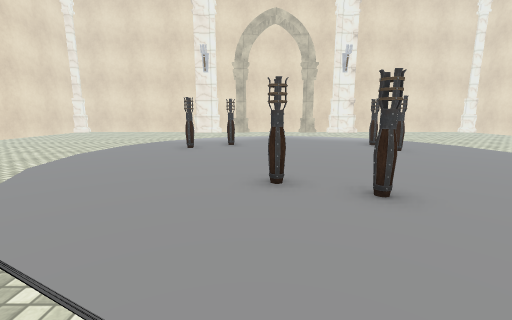
[1] (above)

20 first-person views from a walk through a Unity game level. The camera is 1.4 m above the floor, tilts 10° down and sees 90° across. The floor is counted in squares, 1 m on a side. Each view is taken from the middle of a square. On the plan, view 1 faces up. The plan holds only what a view shows up to about 13 squares ahead; the rest is blank. The place goes on beyond the plan. The player character is not drawn. Some surface patterns are stand-ins.

[2]
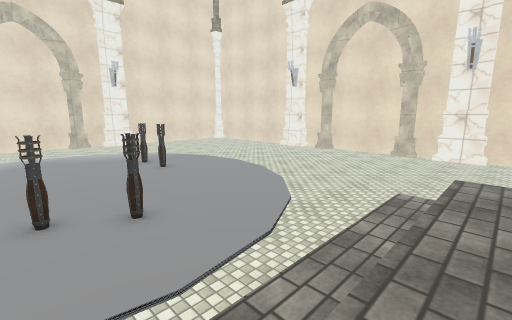

[3]
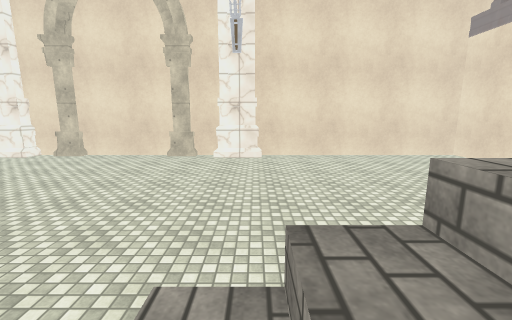

[4]
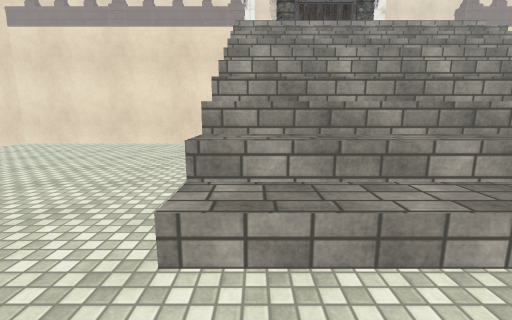

[5]
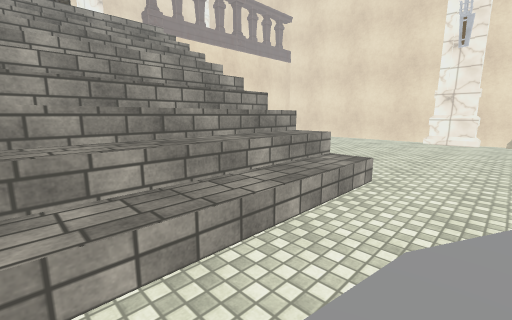

[6]
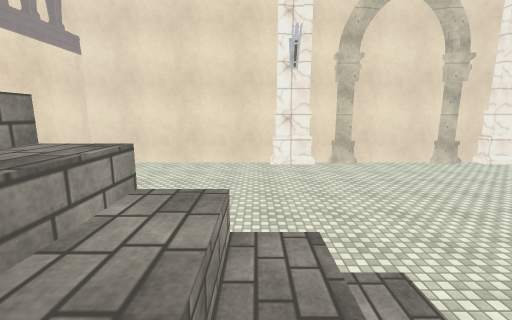

[7]
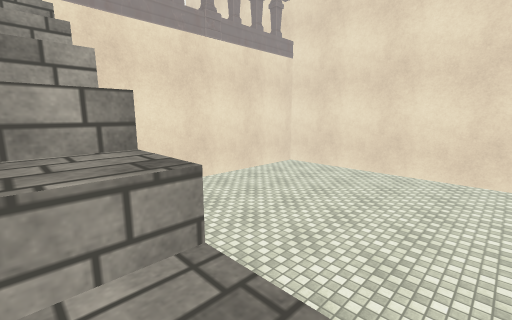

[8]
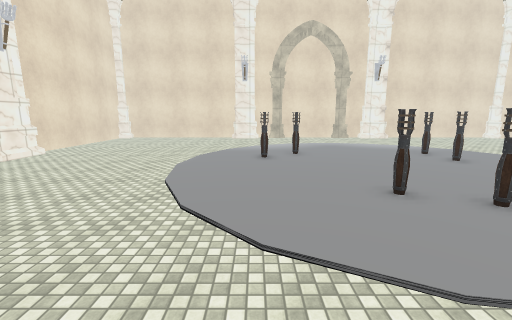

[9]
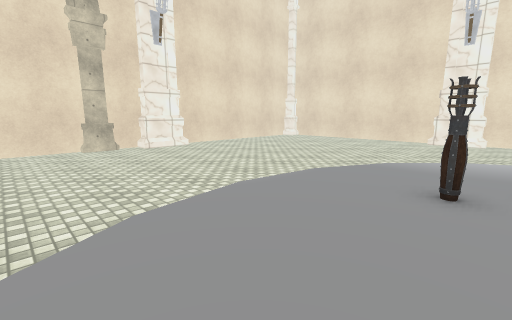

[10]
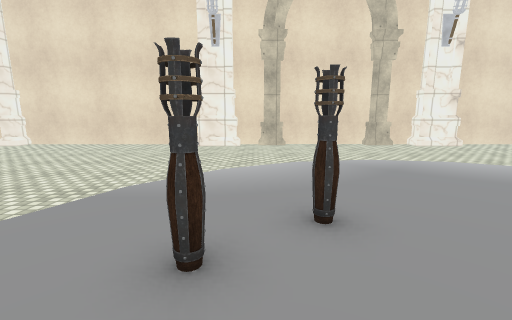

[11]
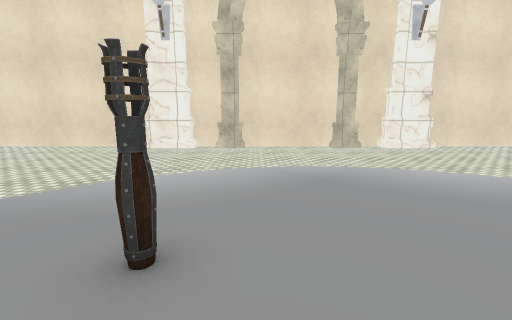

[12]
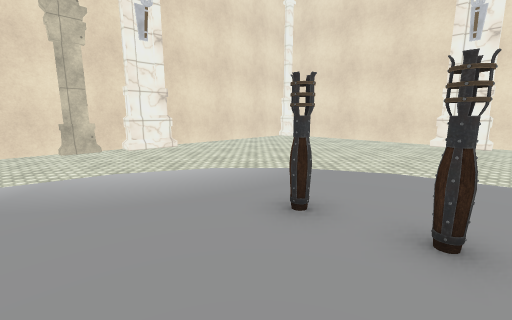

[13]
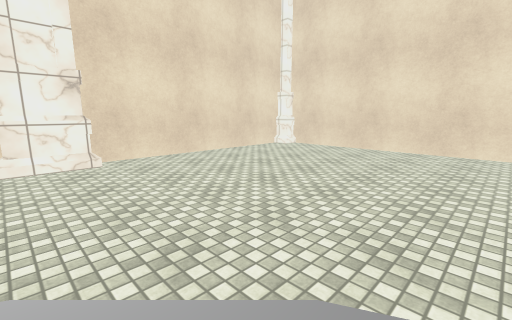

[14]
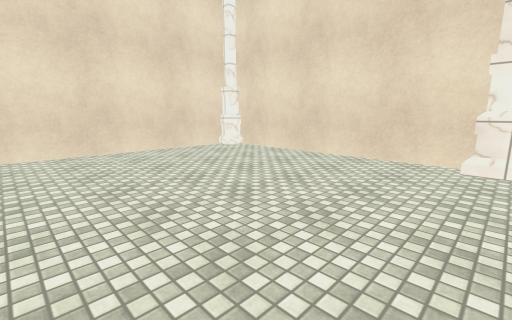

[15]
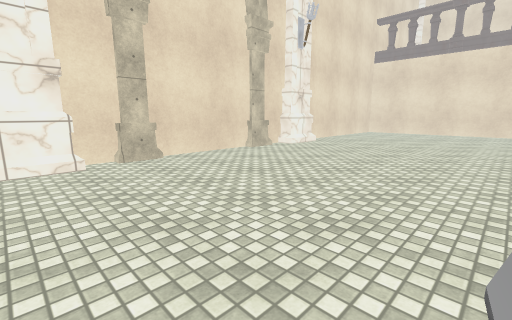

[16]
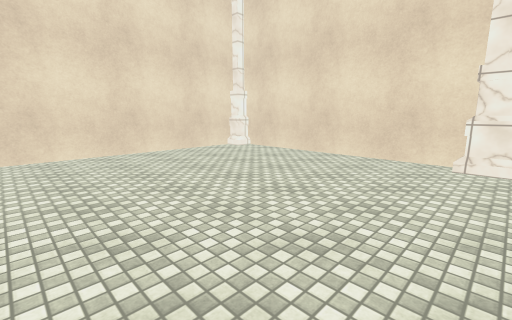

[17]
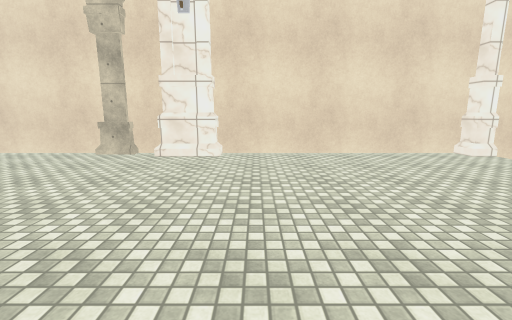

[18]
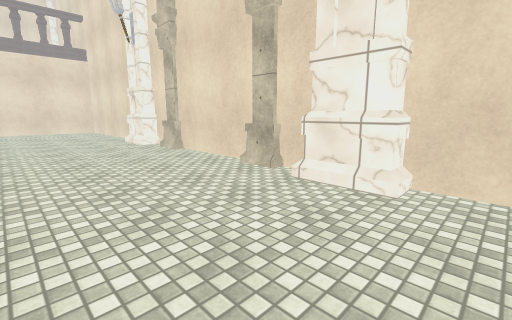

[19]
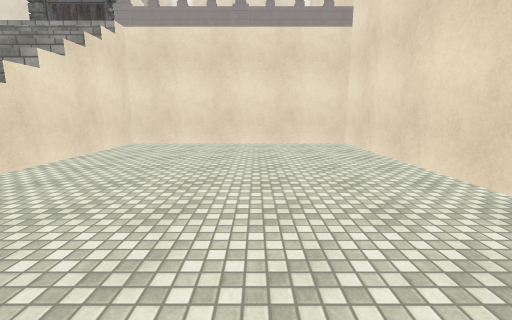

[20]
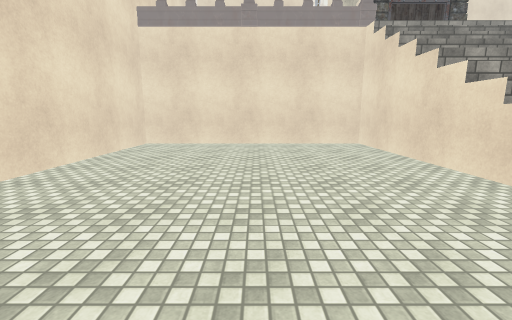

### Floor plan
Key: @ floor where view 1 was taken; # wall or solid block; . floor; / step, stairs or slope; = window, fence, low wall or low ledge; v drop or lower ground; T torch; O other object.
Columns run from 15 left of view 1 to 18 right of it. Each row starts with its distance up from view 1.
 21 ##################################
 20 #................................#
 19 #................................#
 18 #................................#
 17 #................................#
 16 #................................#
 15 #................................#
 14 #................................#
 13 #................................#
 12 #................................#
 11 ##............T.....T...........##
 10 ##..........T...................##
  9 #...................T............#
  8 #................................#
  7 #................................#
  6 #................................#
  5 #..............T.................#
  4 #................T...............#
  3 ##..............................##
  2 ##..............................##
  1 ##..............................##
  0  #.........////@///////.........##
 -1 ##.........////////////.........##
 -2 #..........=//////////v..........#
 -3 #..........v//////////v..........#
 -4 #..........v//////////v..........#
 -5 #..........v          v..........#
 -6 #..........v//////////v..........#
 -7 #..........v//////////v..........#
 -8 #..........v//////////v..........#
 -9 #..........v//////////v..........#
-10 #..........#//////////v..........#
-11 ######OOOOOO          OOOOOO######

Where each view was taken, in squares from view 1:
view 1: 0 up, 0 right, facing up
view 2: 2 down, 0 right, facing up-right
view 3: 1 down, 5 right, facing right
view 4: 2 up, 6 right, facing down
view 5: 2 up, 2 right, facing down-left
view 6: 2 down, 1 left, facing left
view 7: 2 down, 3 left, facing down-left
view 8: 1 down, 3 left, facing up
view 9: 5 up, 2 left, facing up-left
view 10: 8 up, 2 left, facing up
view 11: 9 up, 0 right, facing up
view 12: 9 up, 2 right, facing up-right
view 13: 12 up, 6 right, facing up-right
view 14: 11 up, 9 right, facing up-right
view 15: 11 up, 9 right, facing down-right
view 16: 12 up, 4 left, facing up-left
view 17: 13 up, 5 left, facing left
view 18: 13 up, 9 left, facing down-left
view 19: 2 up, 10 left, facing down
view 20: 2 up, 12 right, facing down
